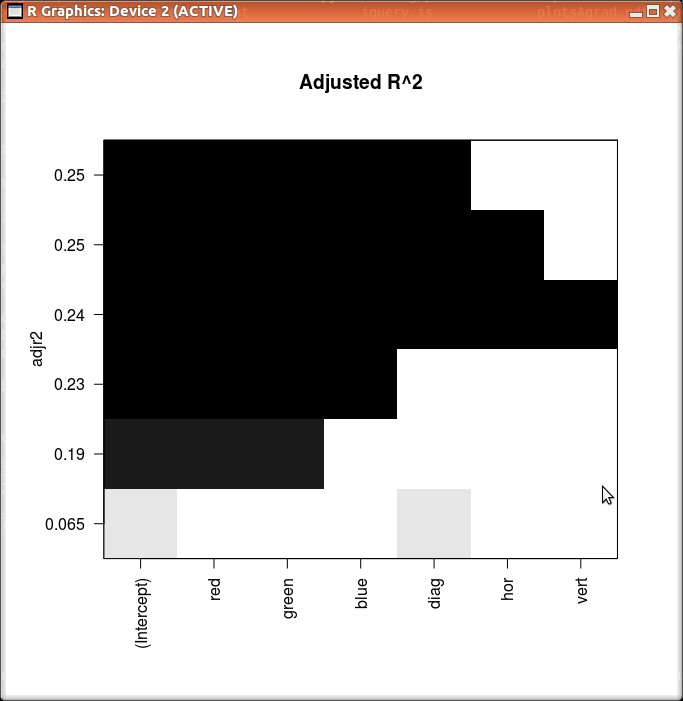
#> input picture scripts/analise/dadosMar15/allSubsetAgrad.png, 683 x 701 px
$ python hough.py dadosMar15/allSubsetAgrad.png   (Python 2 division)
#> lines starting #> are read from the running program, lines starting #| are printed output that depends on the picture
import cv2
import numpy as np
import sys

if __name__ == "__main__":
	if len(sys.argv) < 1:
		print "Uso: <foto a ser avaliada>"
		sys.exit(1)
	dataFile = sys.argv[1]

	img = cv2.imread(dataFile)
#> img is the input picture: shape (701, 683, 3); mean B, G, R 177.5, 178.6, 181.4
	gray = cv2.cvtColor(img,cv2.COLOR_BGR2GRAY)
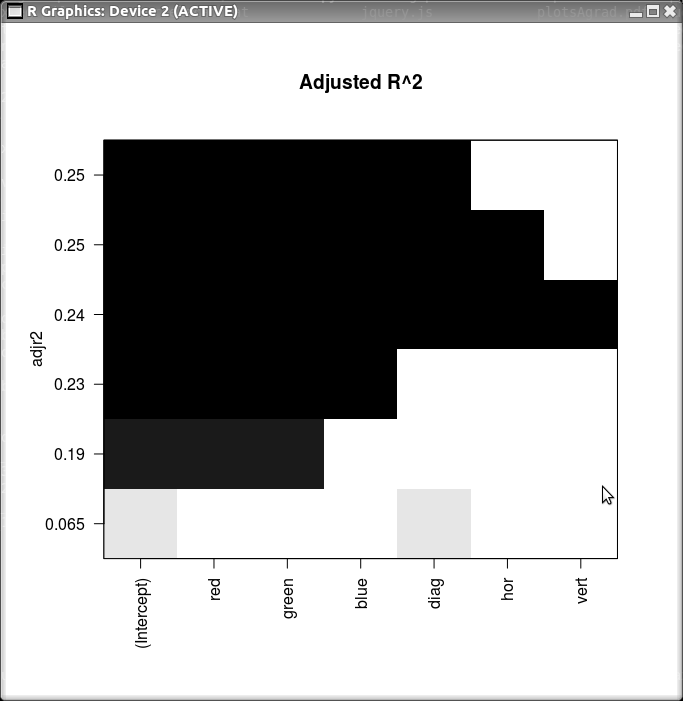
#> gray: shape (701, 683); min 0, max 255, mean 179.3
	edges = cv2.Canny(gray,50,150,apertureSize = 3)
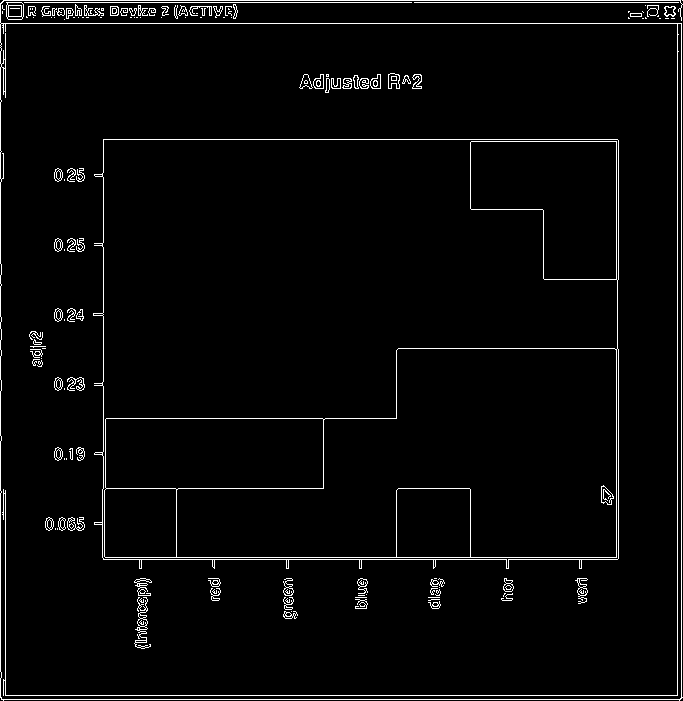
#> edges: shape (701, 683); 3.1% white in thin lines or dots
	minLineLength = 100
	maxLineGap = 10

	lines = cv2.HoughLinesP(edges,1,np.pi*45/180,100,minLineLength,maxLineGap)
#> lines = 32 rows, first 6: [24, 2, 411, 2], [1, 23, 681, 23], [677, 695, 677, 24], [681, 698, 681, 24], [3, 0, 680, 0], [0, 697, 0, 678]

	horizontalCounter = 0
	verticalCounter = 0
	diagonalCounter = 0
	for x1,y1,x2,y2 in lines[0]:
	    # [6 lines of commented-out code are left out]
	    if x1 == x2:
		verticalCounter += 1
	    elif y1 == y2:
		horizontalCounter += 1
	    else:
		diagonalCounter += 1
#> this loop made 1 pass
#> (x1, y1, x2, y2, horizontalCounter) on pass 1: (24, 2, 411, 2, 1)
#> after the loop, diagonalCounter = 0; horizontalCounter = 1; verticalCounter = 0

	print dataFile + "\t" + str(diagonalCounter) + "\t" + str(horizontalCounter) + "\t" + str(verticalCounter)
#| dadosMar15/allSubsetAgrad.png	0	1	0
	#cv2.imwrite('houghlines5.jpg',img)
